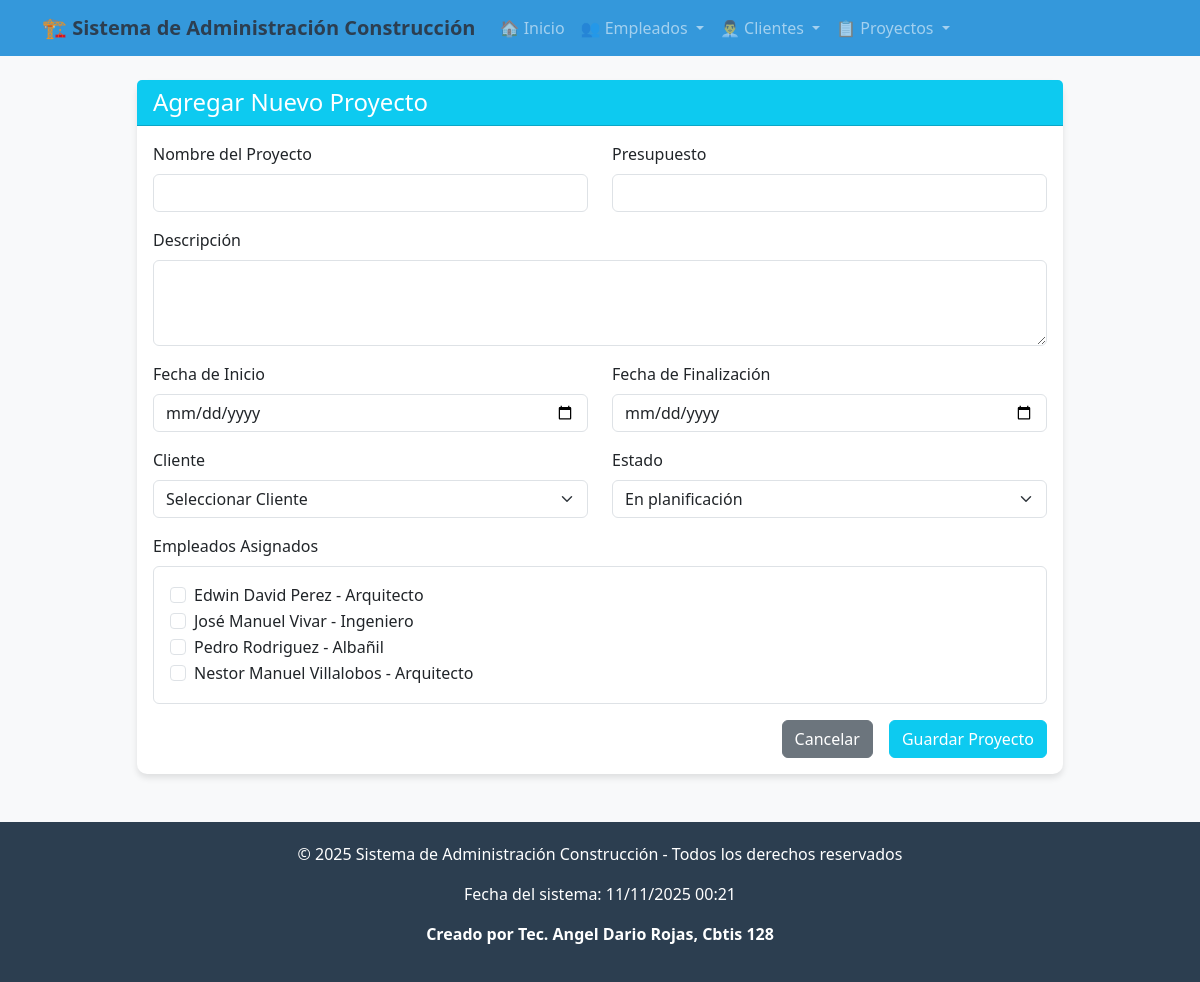
Page /proyecto/agregar/ on the committed database.
### app_Construccion/models.py (models this page shows, shortened)
class Empleado(models.Model):
    nombre = models.CharField(max_length=100)
    apellido = models.CharField(max_length=100)
    cargo = models.CharField(max_length=100)
    telefono = models.CharField(max_length=20)
    email = models.EmailField(unique=True)
    fecha_contratacion = models.DateField()
    salario = models.DecimalField(max_digits=10, decimal_places=2)

### app_Construccion/views.py (the view, shortened to what this page needs)
# urls.py: path('proyecto/agregar/', views.agregar_proyecto, name='agregar_proyecto'),
def agregar_proyecto(request):
    clientes = Cliente.objects.all()
    empleados = Empleado.objects.all()
    return render(request, 'proyecto/agregar_proyecto.html', {
        'clientes': clientes,
        'empleados': empleados
    })

### app_Construccion/templates/proyecto/agregar_proyecto.html (shortened to what this page needs)
{% extends 'base.html' %}
{% block content %}
<div class="row justify-content-center">
    <div class="col-md-10">
        <div class="card">
            <div class="card-header bg-info text-white">
                <h4 class="mb-0">Agregar Nuevo Proyecto</h4>
            </div>
            <div class="card-body">
                <form method="POST">
                    <div class="row">
                        <div class="col-md-6 mb-3">
                            <label for="nombre" class="form-label">Nombre del Proyecto</label>
                            <input type="text" class="form-control" id="nombre" name="nombre" required>
                        </div>
                        <div class="col-md-6 mb-3">
                            <label for="presupuesto" class="form-label">Presupuesto</label>
                            <input type="number" step="0.01" class="form-control" id="presupuesto" name="presupuesto" required>
                        </div>
                    </div>
                    <div class="mb-3">
                        <label for="descripcion" class="form-label">Descripción</label>
                        <textarea class="form-control" id="descripcion" name="descripcion" rows="3" required></textarea>
                    </div>
                    <div class="row">
                        <div class="col-md-6 mb-3">
                            <label for="fecha_inicio" class="form-label">Fecha de Inicio</label>
                            <input type="date" class="form-control" id="fecha_inicio" name="fecha_inicio" required>
                        </div>
                        <div class="col-md-6 mb-3">
                            <label for="fecha_fin" class="form-label">Fecha de Finalización</label>
                            <input type="date" class="form-control" id="fecha_fin" name="fecha_fin" required>
                        </div>
                    </div>
                    <div class="row">
                        <div class="col-md-6 mb-3">
                            <label for="cliente" class="form-label">Cliente</label>
                            <select class="form-select" id="cliente" name="cliente" required>
                                <option value="">Seleccionar Cliente</option>
                            </select>
                        </div>
                        <div class="col-md-6 mb-3">
                            <label for="estado" class="form-label">Estado</label>
                            <select class="form-select" id="estado" name="estado" required>
                                <option value="En planificación">En planificación</option>
                            </select>
                        </div>
                    </div>
                    <div class="mb-3">
                        <label class="form-label">Empleados Asignados</label>
                        <div class="border rounded p-3" style="max-height: 200px; overflow-y: auto;">
                            {% for empleado in empleados %}
                            <div class="form-check">
                                <input class="form-check-input" type="checkbox" name="empleados" value="{{ empleado.id }}" id="empleado{{ empleado.id }}">
                                <label class="form-check-label" for="empleado{{ empleado.id }}">
                                    {{ empleado.nombre }} {{ empleado.apellido }} - {{ empleado.cargo }}
                                </label>
                            </div>
                            {% endfor %}
                        </div>
                    </div>
                    <div class="d-grid gap-2 d-md-flex justify-content-md-end">
                        <a href="{% url 'ver_proyectos' %}" class="btn btn-secondary me-md-2">Cancelar</a>
                        <button type="submit" class="btn btn-info text-white">Guardar Proyecto</button>
                    </div>
                </form>
            </div>
        </div>
    </div>
</div>
{% endblock %}

### app_Construccion/templates/base.html (shortened to what this page needs)
<!DOCTYPE html>
<html lang="es">
<head>
    <link href="https://cdn.jsdelivr.net/npm/bootstrap@5.3.0/dist/css/bootstrap.min.css" rel="stylesheet">
</head>
<body>
    {% include 'navbar.html' %}
    <div class="container mt-4">
        {% block content %}
        {% endblock %}
    </div>
    {% include 'footer.html' %}
</body>
</html>

### app_Construccion/templates/navbar.html (shortened to what this page needs)
<nav class="navbar navbar-expand-lg navbar-dark bg-primary">
    <div class="container">
        <a class="navbar-brand" href="{% url 'inicio_construccion' %}">
            🏗️ Sistema de Administración Construcción
        </a>
        <div class="collapse navbar-collapse" id="navbarNav">
            <ul class="navbar-nav me-auto">
                <li class="nav-item">
                    <a class="nav-link" href="{% url 'inicio_construccion' %}">
                        🏠 Inicio
                    </a>
                </li>
                <li class="nav-item dropdown">
                    <a class="nav-link dropdown-toggle" href="#" role="button" data-bs-toggle="dropdown">
                        👥 Empleados
                    </a>
                </li>
                <li class="nav-item dropdown">
                    <a class="nav-link dropdown-toggle" href="#" role="button" data-bs-toggle="dropdown">
                        👨‍💼 Clientes
                    </a>
                </li>
                <li class="nav-item dropdown">
                    <a class="nav-link dropdown-toggle" href="#" role="button" data-bs-toggle="dropdown">
                        📋 Proyectos
                    </a>
                </li>
            </ul>
        </div>
    </div>
</nav>

### app_Construccion/templates/footer.html
<footer class="footer mt-5">
    <div class="container text-center">
        <p>&copy; {% now "Y" %} Sistema de Administración Construcción - Todos los derechos reservados</p>
        <p>Fecha del sistema: {% now "d/m/Y H:i" %}</p>
        <p><strong>Creado por Tec. Angel Dario Rojas, Cbtis 128</strong></p>
    </div>
</footer>

### app_Construccion/templates/base.html (style rules this page uses)
body { background-color: #f8f9fa; font-family: 'Segoe UI', Tahoma, Geneva, Verdana, sans-serif; }
.navbar-brand { font-weight: bold; color: #2c3e50 !important; }
.bg-primary { background-color: #3498db !important; }
.card { border: none; border-radius: 10px; box-shadow: 0 4px 6px rgba(0,0,0,0.1); }
.footer { background-color: #2c3e50; color: white; padding: 20px 0; margin-top: 50px; }

### rows in the picture
Empleado: nombre "Edwin David", apellido "Perez", cargo "Arquitecto"
Empleado: nombre "José Manuel", apellido "Vivar", cargo "Ingeniero"
Empleado: nombre "Pedro", apellido "Rodriguez", cargo "Albañil"
Empleado: nombre "Nestor Manuel", apellido "Villalobos", cargo "Arquitecto"
